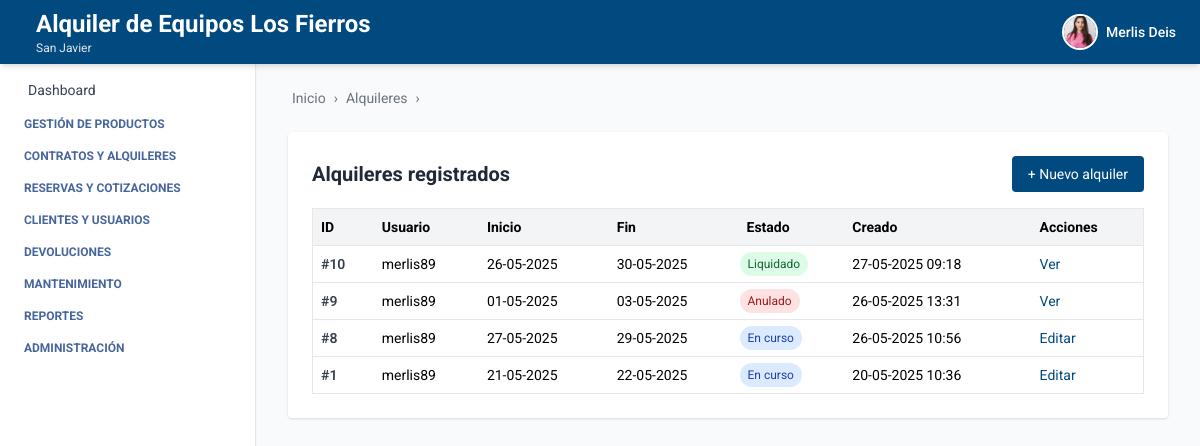
Page /alquiler/ (signed in) on the committed database.
### autenticacion/models.py (models this page shows, shortened)
class Usuario(AbstractUser):
    telefono = models.CharField(max_length=20, blank=True, null=True)
    empresa = models.ForeignKey(Empresa, on_delete=models.SET_NULL, null=True, blank=True)
    sucursal = models.ForeignKey(Sucursal, on_delete=models.SET_NULL, null=True, blank=True)
    ESTADOS = [
        ("activo", "Activo"),
        ("inactivo", "Inactivo"),
    ]
    estado = models.CharField(max_length=10, choices=ESTADOS, default="activo")
    foto_perfil = models.ImageField(upload_to='usuarios/img/', blank=True, null=True)
    groups = models.ManyToManyField(
        Group,
        related_name='usuarios',  # Evita conflicto con 'user_set'
        blank=True,
        help_text='The groups this user belongs to.',
        verbose_name='groups'
    )
    user_permissions = models.ManyToManyField(
        Permission,
        related_name='usuarios',  # Evita conflicto con 'user_set'
        blank=True,
        help_text='Specific permissions for this user.',
        verbose_name='user permissions'
    )

### empresa/models.py (models this page shows, shortened)
class Empresa(models.Model):
    ESTADOS = [
        ("activo", "Activo"),
        ("inactivo", "Inactivo"),
    ]
    nombre = models.CharField(max_length=100)
    nit = models.CharField(max_length=50, unique=True)
    ciudad = models.CharField(max_length=100, blank=True, null=True)
    direccion = models.CharField(max_length=255, blank=True, null=True)
    departamento = models.CharField(max_length=100, blank=True, null=True)
    telefono = models.CharField(max_length=20, blank=True, null=True)
    estado = models.CharField(max_length=20, choices=ESTADOS, default="activo")
    logo = models.ImageField(upload_to='empresas/img/', blank=True, null=True)

class Sucursal(models.Model):
    ESTADOS = [
        ("activo", "Activo"),
        ("inactivo", "Inactivo"),
    ]
    empresa = models.ForeignKey(Empresa, related_name='sucursales', on_delete=models.CASCADE)
    nombre = models.CharField(max_length=100)
    ciudad = models.CharField(max_length=100)
    direccion = models.CharField(max_length=255)
    departamento = models.CharField(max_length=100, blank=True, null=True)
    telefono = models.CharField(max_length=20, blank=True, null=True)
    estado = models.CharField(max_length=20, choices=ESTADOS, default="activo")

### alquiler/models.py (models this page shows, shortened)
class Alquiler(models.Model):
    ESTADOS_ALQUILER = [
        ('borrador', 'Borrador'),
        ('en_curso', 'En curso'),
        ('con_abono', 'Con abono'),
        ('liquidado', 'Liquidado'),
        ('anulado', 'Anulado'),
    ]
    usuario = models.ForeignKey(
        settings.AUTH_USER_MODEL, on_delete=models.CASCADE)
    cliente = models.ForeignKey(
        Cliente, on_delete=models.PROTECT, related_name='alquileres', null=True, blank=True)
    fecha_inicio = models.DateField(null=True, blank=True)
    fecha_fin = models.DateField(null=True, blank=True)
    observaciones = models.TextField(blank=True)
    total = models.DecimalField(
        max_digits=10, decimal_places=2, default=0.0,
        help_text="Total cobro del alquiler"
    )
    estado = models.CharField(
        max_length=20, choices=ESTADOS_ALQUILER, default='borrador')
    descuento_general = models.DecimalField(
        max_digits=5, decimal_places=2, default=0.0,
        help_text="Descuento general en % sobre el total del alquiler"
    )
    created_at = models.DateTimeField(auto_now_add=True)
    updated_at = models.DateTimeField(auto_now=True)
    created_by = models.ForeignKey(
        settings.AUTH_USER_MODEL, on_delete=models.SET_NULL,
        null=True, blank=True, related_name='alquileres_creados_por'
    )
    updated_by = models.ForeignKey(
        settings.AUTH_USER_MODEL, on_delete=models.SET_NULL,
        null=True, blank=True, related_name='alquileres_actualizados_por'
    )

### alquiler/views_alquiler.py (the view)
# urls.py: path('', alquiler_list, name='alquiler_list'),
@login_required
def alquiler_list(request):
    alquileres = Alquiler.objects.filter(
        usuario__sucursal=request.user.sucursal).order_by('-created_at')
    context = {
        'alquileres': alquileres,
        'breadcrumb_items': [('Alquileres', 'Listado')]
    }
    return render(request, 'alquiler_list.html', context)

### alquiler/templates/alquiler_list.html (shortened to what this page needs)
{% extends 'index.html' %}
{% load humanize %}
{% block breadcrumb %}
  {% include 'breadcrumb.html' with home='/' breadcrumbs=breadcrumb_items %}
{% endblock %}
{% block content %}
  <div class="max-w-6xl mx-auto mt-6 bg-white p-6 rounded shadow">
    <div class="flex justify-between items-center mb-4">
      <h2 class="text-xl font-bold text-gray-800">Alquileres registrados</h2>
      <a href="{% url 'crear_alquiler' %}" class="bg-[var(--primary-color)] text-white px-4 py-2 rounded hover:bg-blue-700 transition text-sm">+ Nuevo alquiler</a>
    </div>
    <table class="min-w-full bg-white border border-gray-200 text-sm rounded">
      <thead class="bg-gray-100 text-left">
        <tr>
          <th class="p-2">ID</th>
          <th class="p-2">Usuario</th>
          <th class="p-2">Inicio</th>
          <th class="p-2">Fin</th>
          <th class="p-2">Estado</th>
          <th class="p-2">Creado</th>
          <th class="p-2">Acciones</th>
        </tr>
      </thead>
      <tbody>
        {% for a in alquileres %}
          <tr class="border-t">
            <td class="p-2 font-semibold text-gray-700">#{{ a.id }}</td>
            <td class="p-2">{{ a.usuario.username }}</td>
            <td class="p-2">{{ a.fecha_inicio|default:'—'|date:'d-m-Y' }}</td>
            <td class="p-2">{{ a.fecha_fin|default:'—'|date:'d-m-Y' }}</td>
            <td>
              <span class="inline-block text-xs px-2 py-1 rounded-full
                    {% if a.estado == 'borrador' %}
                      bg-gray-100 text-gray-800
                {% elif a.estado == 'en_curso' %}
                      bg-blue-100 text-blue-800
                {% elif a.estado == 'con_abono' %}
                      bg-yellow-100 text-yellow-800
                {% elif a.estado == 'liquidado' %}
                      bg-green-100 text-green-800
                {% elif a.estado == 'anulado' %}
                      bg-red-100 text-red-800
                {% endif %}">
                {{ a.get_estado_display }}
              </span>
            </td>
            <td class="p-2">{{ a.created_at|date:'d-m-Y H:i' }}</td>
            <td class="p-2">
              {% if a.estado == 'anulado' or a.estado == 'liquidado' %}
                <a href="{% url 'ver_alquiler' a.id %}" class="text-[var(--primary-color)] hover:underline">Ver</a>
              {% else %}
                <a href="{% url 'editar_alquiler' a.id %}" class="text-[var(--primary-color)] hover:underline">Editar</a>
              {% endif %}
            </td>
          </tr>
        {% empty %}
          <tr>
            <td colspan="6" class="p-4 text-center text-gray-500">No hay alquileres registrados.</td>
          </tr>
        {% endfor %}
      </tbody>
    </table>
  </div>
{% endblock %}

### core/templates/header.html (shortened to what this page needs)
<header class="bg-[var(--primary-color)] shadow-md w-full h-16 flex items-center px-6 justify-between fixed top-0 left-0 z-10">
  <h1 class="text-white flex items-center gap-3 leading-tight">
    <div class="leading-tight">
  {% if request.user.is_authenticated %}
    {% if request.user.empresa %}
      <span class="text-xl sm:text-2xl font-bold block">
        {{ request.user.empresa.nombre }}
      </span>
    {% endif %}
    {% if request.user.sucursal %}
      <span class="text-xs text-gray-200 block">
        {{ request.user.sucursal.nombre }}
      </span>
    {% endif %}
  {% else %}
    <span class="text-xl text-gray-200 block">Gestión inteligente de Equipos</span>
  {% endif %}
</div>
  </h1>
  {% if request.user.is_authenticated %}
  <div x-data="{ open: false }" class="relative flex items-center space-x-3 cursor-pointer" @click.away="open = false">
    <button @click="open = !open" class="flex items-center space-x-2 focus:outline-none">
      {% if request.user.foto_perfil %}
        <img src="{{ request.user.foto_perfil.url }}" alt="Perfil" class="w-9 h-9 rounded-full object-cover border-2 border-white" />
      {% else %}
        <div class="w-9 h-9 rounded-full bg-white text-[var(--primary-color)] flex items-center justify-center font-bold text-sm">
          {{ request.user.first_name|first }}{{ request.user.last_name|first }}
        </div>
      {% endif %}
      <span class="text-white hidden sm:block text-sm font-medium">{{ request.user.first_name }}</span>
    </button>
  </div>
  {% endif %}
</header>

### core/templates/index.html (style rules this page uses)
:root { --primary-color: #004a80; --text-aside-color: rgb(69, 101, 156); }
body { font-family: 'Roboto', sans-serif; }

### rows in the picture
Usuario: user.empresa.nombre "Alquiler de Equipos Los Fierros", user.sucursal.nombre "San Javier", user.foto_perfil (picture), user.first_name "Merlis Deis"
Alquiler: id "10", usuario.username "merlis89", fecha_inicio "26-05-2025", fecha_fin "30-05-2025", estado "Liquidado", created_at "27-05-2025 09:18", shows "Ver"
Alquiler: id "9", usuario.username "merlis89", fecha_inicio "01-05-2025", fecha_fin "03-05-2025", estado "Anulado", created_at "26-05-2025 13:31", shows "Ver"
Alquiler: id "8", usuario.username "merlis89", fecha_inicio "27-05-2025", fecha_fin "29-05-2025", estado "En curso", created_at "26-05-2025 10:56", shows "Editar"
Alquiler: id "1", usuario.username "merlis89", fecha_inicio "21-05-2025", fecha_fin "22-05-2025", estado "En curso", created_at "20-05-2025 10:36", shows "Editar"

### other values in the picture
{{ label }} "Alquileres"
